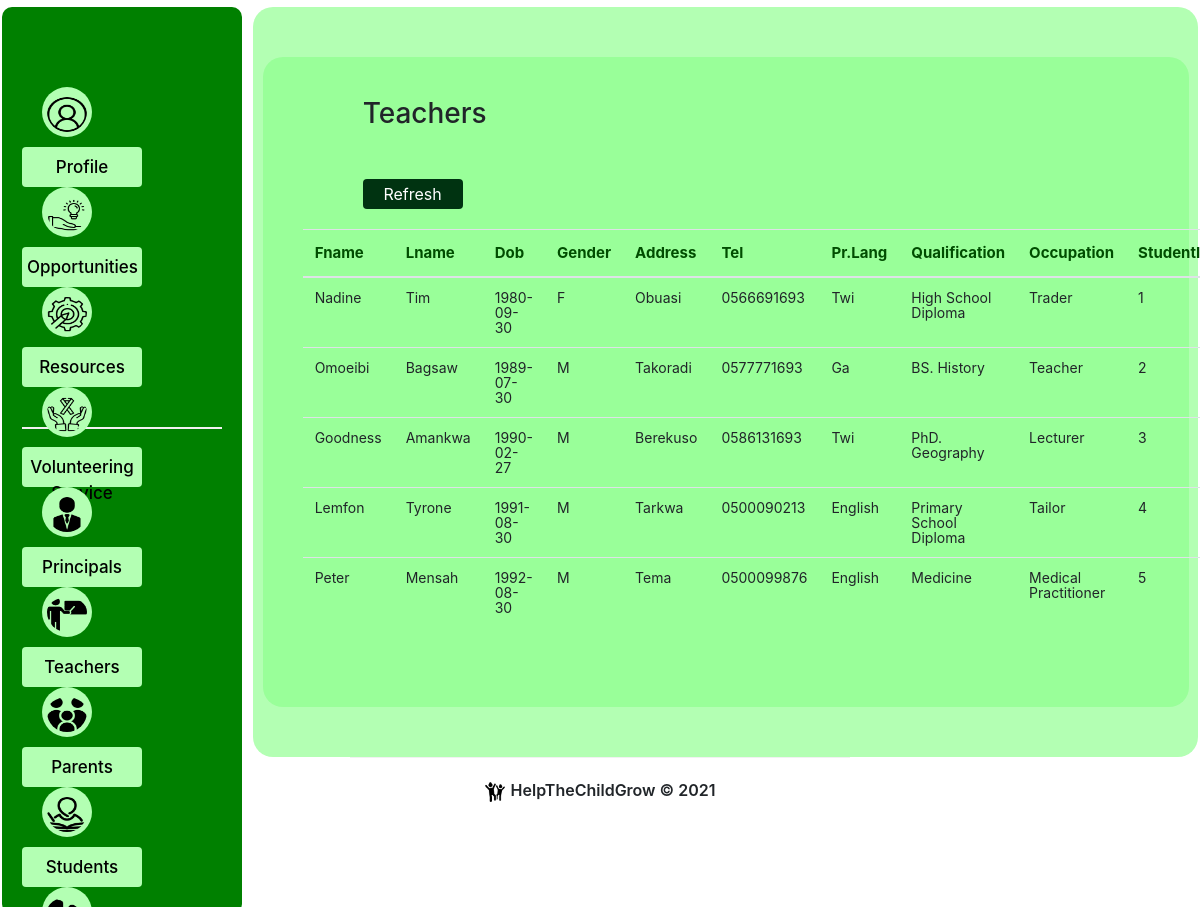
/Counselor/parentinfos.php, run on the app's committed database.
### tables this page shows
CREATE TABLE `Parent` (
  `parentID` int(11) NOT NULL,
  `studentID` int(11) NOT NULL,
  `qualification` varchar(50) DEFAULT NULL,
  `occupation` varchar(40) DEFAULT NULL
);

CREATE TABLE `Person` (
  `personID` int(11) NOT NULL,
  `type` varchar(20) NOT NULL DEFAULT 'student',
  `fname` varchar(50) NOT NULL,
  `lname` varchar(50) DEFAULT NULL,
  `dob` date DEFAULT '1970-01-01',
  `gender` char(1) DEFAULT NULL,
  `address` varchar(50) DEFAULT NULL,
  `tel` varchar(50) DEFAULT NULL,
  `primary_language` varchar(50) DEFAULT 'English'
);

### Counselor/parentinfos.php (the view, shortened to what this page needs)
<?php require('../database_credentials.php');
  $conn = new mysqli(servername,username,password,dbname);
  $sql1 = "SELECT Person.fname, Person.lname, Person.dob, Person.gender,
  Person.address, Person.tel, Person.primary_language, Parent.studentID, Parent.qualification, Parent.occupation FROM
  Person,Parent WHERE Person.personID=Parent.parentID;";
?>
<!doctype html>
<html lang="en">
  <head>
    <link rel="stylesheet" href="https://stackpath.bootstrapcdn.com/bootstrap/4.3.1/css/bootstrap.min.css">
    <link rel="stylesheet" href="../css/style.css">
  </head>
   <body>
    <section>
        <div class="dashboard">
            <div class="sidebar" style="height:100%;">
                <span><img src="../images/profile.png" alt="home-icon"/><a href="profile.php">Profile</a> </span>
                <span><img src="../images/opportunity.png" alt="opportunities-icon"/><a href="opportunities.php">Opportunities</a> </span>
                <span><img src="../images/resources.png" alt="resources-icon"/><a href="resources.php">Resources</a> </span>
                <span><img src="../images/voluntary.png" alt="vs-icon"/><a href="volunteeringservice.php">Volunteering Service</a> </span>
                <hr>
                <span><img src="../images/owner.png" alt="principal-icon"/><a href="principals.php">Principals</a> </span>
                <span><img src="../images/teacher-at-the-blackboard.png" alt="teacher-icon"/><a href="teachers.php">Teachers</a> </span>
                <span><img src="../images/family.png" alt="parentinfos-icon"/><a href="parentinfos.php">Parents</a> </span>
                <span><img src="../images/write.png" alt="student-icon"/><a href="students.php">Students</a> </span>
                <span style="margin-top:100px;"><img src="../images/logout.png" alt="logout-icon"/><a href="../login.php" >Logout</a> </span>
            </div>
            <div class="display-dashboard">
                <form action="parentsinfos.php" method="post">
                    <div class="container-fluid cdiv1 special-bottom-margin" style="width:98%; padding:40px;" >
                        <h3>Teachers</h3>
                        <input type="submit" class="btn btn-success addbutton" name="view" value="Refresh">
                        <table class="table">
                            <thead>
                                <tr>
                                    <th scope="col">Fname</th>
                                    <th scope="col">Lname</th>
                                    <th scope="col">Dob</th>
                                    <th scope="col">Gender</th>
                                    <th scope="col">Address</th>
                                    <th scope="col">Tel</th>
                                    <th scope="col">Pr.Lang</th>
                                    <th scope="col">Qualification</th>
                                    <th scope="col">Occupation</th>
                                    <th scope="col">StudentID</th>
                                </tr>
                            </thead>
                            <tbody>
                                <?php
                                    $results= $conn->query($sql1);
                                    if ($results->num_rows > 0) {
                                        while($row = $results->fetch_assoc()) {
                                        echo "<tr style='
                                                line-height:15px;
                                                padding: 2px;
                                                font-size:14px;
                                                font-weight:400;'>";
                                        echo "<td>".$row["fname"]."</td>
                                                <td>".$row["lname"]."</td>
                                                <td>".$row["dob"]."</td>
                                                <td>".$row["gender"]."</td>
                                                <td>".$row["address"]."</td>
                                                <td>".$row["tel"]."</td>
                                                <td>".$row["primary_language"]."</td>
                                                <td>".$row["qualification"]."</td>
                                                <td>".$row["occupation"]."</td>
                                                <td>".$row["studentID"]."</td>";
                                        ?>
                                        </tr>
                                        <?php
                                        }
                                    } else {
                                        echo "0 results";
                                    }
                                ?>
                            </tbody>
                        </table>
                    </div>
                </form>
            </div>
        </div>
    </section>
    <footer style="clear:both;">
        <p><img src="../images/happy-children.png" alt="footer-image" class="footer-image"> HelpTheChildGrow &copy; 2021</p>
    </footer>
  </body>
</html>

### css/style.css (style rules this page uses)
body { background-color: white; }
* { box-sizing: border-box }
input[type=submit] { background-color: #003311; color: white; padding: 14px 20px; margin: 8px 0; border: none; cursor: pointer; width: 100%; }
hr { border: 1px solid #f1f1f1; margin-bottom: 25px; }
div.dashboard { width:100%; height: 100%; margin:0; background-color:white; padding:2px; margin-top:5px; margin-bottom:40px; border-radius:20px; }
div.sidebar { width: 20%; position: fixed; z-index: 1; margin:0; border-radius: 10px; margin-left:0; position:fixed; height:90%; float:left; padding:80px 20px; background-color:#008000; }
div.display-dashboard { width:79%; margin-left:1%; height:100%; float:right; background-color:white; border-radius: 20px; background-color:#b3ffb3; }
div.sidebar span { display:block; margin:auto; width:100%; height:60px; margin-bottom:25px; }
div.sidebar img { width:50px; height:50px; margin-left: 20px; margin-right:20px; padding:5px; padding-top:10px; float:left; background-color: #b3ffb3; border-radius: 50%; }
div.sidebar a { display:block; width:60%; height:40px; padding:5px; padding-top:8px; cursor:pointer; text-align: center; background-color: #b3ffb3; text-decoration: none; color:black; font-size: 17px; font-weight:500; margin-top:10px; float:left; border-radius: 4px; }
footer { width: 500px; margin:auto; margin-top:100px; height:150px; text-align: center; border-width: 500px; padding-top:20px; border-top:1px solid #f1f1f1; }
img.footer-image { width:20px; height:20px; display:inline; margin-right:2px; }
footer p { font-weight:600; }
div.cdiv1 { width:90%; margin:auto; margin-top:50px; font-weight: 600; background-color:#99ff99; text-align: left; font-size: 15px; padding:20px; border-radius: 20px; }
.cdiv1 h3 { margin-left:60px; margin-bottom:40px; }
.cdiv1 table { width:90%; margin:auto; margin-bottom:40px; }
.cdiv1 table td { text-align: left; }
input[type=submit].addbutton { width:100px; height:30px; text-align: center; padding:2px; text-align: center; margin-left:60px; margin-bottom: 20px; }
.table thead { color:#004d00; border-bottom:1px solid #333; }
div.special-bottom-margin { margin-bottom:50px; }

### data on the page
parent: parentID.fname "Nadine", parentID.lname "Tim", parentID.dob "1980-09-30", parentID.gender "F", parentID.address "Obuasi", parentID.tel "0566691693", parentID.primary_language "Twi", qualification "High School Diploma", occupation "Trader", studentID "1"
parent: parentID.fname "Omoeibi", parentID.lname "Bagsaw", parentID.dob "1989-07-30", parentID.gender "M", parentID.address "Takoradi", parentID.tel "0577771693", parentID.primary_language "Ga", qualification "BS. History", occupation "Teacher", studentID "2"
parent: parentID.fname "Goodness", parentID.lname "Amankwa", parentID.dob "1990-02-27", parentID.gender "M", parentID.address "Berekuso", parentID.tel "0586131693", parentID.primary_language "Twi", qualification "PhD. Geography", occupation "Lecturer", studentID "3"
parent: parentID.fname "Lemfon", parentID.lname "Tyrone", parentID.dob "1991-08-30", parentID.gender "M", parentID.address "Tarkwa", parentID.tel "0500090213", parentID.primary_language "English", qualification "Primary School Diploma", occupation "Tailor", studentID "4"
parent: parentID.fname "Peter", parentID.lname "Mensah", parentID.dob "1992-08-30", parentID.gender "M", parentID.address "Tema", parentID.tel "0500099876", parentID.primary_language "English", qualification "Medicine", occupation "Medical Practitioner", studentID "5"
